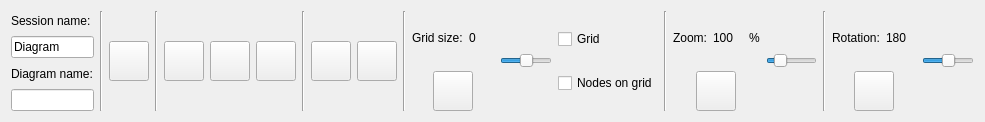
<?xml version="1.0" encoding="UTF-8"?>
<ui version="4.0">
 <class>ToolBar</class>
 <widget class="QWidget" name="ToolBar">
  <property name="geometry">
   <rect>
    <x>0</x>
    <y>0</y>
    <width>985</width>
    <height>122</height>
   </rect>
  </property>
  <property name="windowTitle">
   <string>Form</string>
  </property>
  <layout class="QHBoxLayout" name="horizontalLayout">
   <item>
    <layout class="QVBoxLayout" name="verticalLayout_5">
     <item>
      <widget class="QLabel" name="labelSessionName">
       <property name="text">
        <string>Session name: </string>
       </property>
      </widget>
     </item>
     <item>
      <widget class="QLineEdit" name="lineSessionName">
       <property name="text">
        <string>Diagram</string>
       </property>
      </widget>
     </item>
     <item>
      <widget class="QLabel" name="labelDiagName">
       <property name="text">
        <string>Diagram name:</string>
       </property>
      </widget>
     </item>
     <item>
      <widget class="QLineEdit" name="lineDiagName"/>
     </item>
    </layout>
   </item>
   <item>
    <widget class="Line" name="line_6">
     <property name="orientation">
      <enum>Qt::Vertical</enum>
     </property>
    </widget>
   </item>
   <item>
    <widget class="QPushButton" name="gridButton">
     <property name="minimumSize">
      <size>
       <width>40</width>
       <height>40</height>
      </size>
     </property>
     <property name="maximumSize">
      <size>
       <width>40</width>
       <height>40</height>
      </size>
     </property>
     <property name="toolTip">
      <string>Back to grid view</string>
     </property>
     <property name="text">
      <string/>
     </property>
     <property name="icon">
      <iconset resource="app.qrc">
       <normaloff>:/ressources/images/grid.png</normaloff>:/ressources/images/grid.png</iconset>
     </property>
     <property name="iconSize">
      <size>
       <width>30</width>
       <height>30</height>
      </size>
     </property>
    </widget>
   </item>
   <item>
    <widget class="Line" name="line">
     <property name="orientation">
      <enum>Qt::Vertical</enum>
     </property>
    </widget>
   </item>
   <item>
    <widget class="QPushButton" name="normalButton">
     <property name="minimumSize">
      <size>
       <width>40</width>
       <height>40</height>
      </size>
     </property>
     <property name="maximumSize">
      <size>
       <width>40</width>
       <height>40</height>
      </size>
     </property>
     <property name="text">
      <string/>
     </property>
     <property name="icon">
      <iconset resource="app.qrc">
       <normaloff>:/ressources/images/normal.png</normaloff>:/ressources/images/normal.png</iconset>
     </property>
     <property name="iconSize">
      <size>
       <width>30</width>
       <height>30</height>
      </size>
     </property>
    </widget>
   </item>
   <item>
    <widget class="QPushButton" name="selectButton">
     <property name="minimumSize">
      <size>
       <width>40</width>
       <height>40</height>
      </size>
     </property>
     <property name="maximumSize">
      <size>
       <width>40</width>
       <height>40</height>
      </size>
     </property>
     <property name="toolTip">
      <string>Select mode </string>
     </property>
     <property name="text">
      <string/>
     </property>
     <property name="icon">
      <iconset resource="app.qrc">
       <normaloff>:/ressources/images/select.png</normaloff>:/ressources/images/select.png</iconset>
     </property>
     <property name="iconSize">
      <size>
       <width>30</width>
       <height>30</height>
      </size>
     </property>
    </widget>
   </item>
   <item>
    <widget class="QPushButton" name="addButton">
     <property name="minimumSize">
      <size>
       <width>40</width>
       <height>40</height>
      </size>
     </property>
     <property name="maximumSize">
      <size>
       <width>40</width>
       <height>40</height>
      </size>
     </property>
     <property name="toolTip">
      <string>Insert mode</string>
     </property>
     <property name="text">
      <string/>
     </property>
     <property name="icon">
      <iconset resource="app.qrc">
       <normaloff>:/ressources/images/add.png</normaloff>:/ressources/images/add.png</iconset>
     </property>
     <property name="iconSize">
      <size>
       <width>30</width>
       <height>30</height>
      </size>
     </property>
     <property name="checkable">
      <bool>false</bool>
     </property>
    </widget>
   </item>
   <item>
    <widget class="Line" name="line_5">
     <property name="orientation">
      <enum>Qt::Vertical</enum>
     </property>
    </widget>
   </item>
   <item>
    <widget class="QPushButton" name="centerButton">
     <property name="minimumSize">
      <size>
       <width>40</width>
       <height>40</height>
      </size>
     </property>
     <property name="maximumSize">
      <size>
       <width>40</width>
       <height>40</height>
      </size>
     </property>
     <property name="toolTip">
      <string>Center diagram</string>
     </property>
     <property name="text">
      <string/>
     </property>
     <property name="icon">
      <iconset resource="app.qrc">
       <normaloff>:/ressources/images/center_icon.png</normaloff>:/ressources/images/center_icon.png</iconset>
     </property>
     <property name="iconSize">
      <size>
       <width>35</width>
       <height>35</height>
      </size>
     </property>
    </widget>
   </item>
   <item>
    <widget class="QPushButton" name="removeButton">
     <property name="minimumSize">
      <size>
       <width>40</width>
       <height>40</height>
      </size>
     </property>
     <property name="maximumSize">
      <size>
       <width>40</width>
       <height>40</height>
      </size>
     </property>
     <property name="toolTip">
      <string>Delete selection</string>
     </property>
     <property name="text">
      <string/>
     </property>
     <property name="icon">
      <iconset resource="app.qrc">
       <normaloff>:/ressources/images/trash.png</normaloff>:/ressources/images/trash.png</iconset>
     </property>
     <property name="iconSize">
      <size>
       <width>30</width>
       <height>30</height>
      </size>
     </property>
    </widget>
   </item>
   <item>
    <widget class="Line" name="line_3">
     <property name="orientation">
      <enum>Qt::Vertical</enum>
     </property>
    </widget>
   </item>
   <item>
    <layout class="QVBoxLayout" name="verticalLayout_2">
     <item>
      <layout class="QHBoxLayout" name="horizontalLayout_2">
       <item>
        <widget class="QLabel" name="gridLabel">
         <property name="text">
          <string>Grid size:</string>
         </property>
        </widget>
       </item>
       <item>
        <widget class="QLabel" name="gridValueLabel">
         <property name="minimumSize">
          <size>
           <width>25</width>
           <height>0</height>
          </size>
         </property>
         <property name="maximumSize">
          <size>
           <width>25</width>
           <height>16777215</height>
          </size>
         </property>
         <property name="text">
          <string>0</string>
         </property>
        </widget>
       </item>
      </layout>
     </item>
     <item>
      <layout class="QHBoxLayout" name="horizontalLayout_3">
       <item>
        <widget class="QPushButton" name="gridResetButton">
         <property name="minimumSize">
          <size>
           <width>40</width>
           <height>40</height>
          </size>
         </property>
         <property name="maximumSize">
          <size>
           <width>40</width>
           <height>40</height>
          </size>
         </property>
         <property name="text">
          <string/>
         </property>
         <property name="icon">
          <iconset resource="app.qrc">
           <normaloff>:/ressources/images/reset.png</normaloff>:/ressources/images/reset.png</iconset>
         </property>
         <property name="iconSize">
          <size>
           <width>30</width>
           <height>30</height>
          </size>
         </property>
        </widget>
       </item>
      </layout>
     </item>
    </layout>
   </item>
   <item>
    <widget class="QSlider" name="gridSlider">
     <property name="minimum">
      <number>-5</number>
     </property>
     <property name="maximum">
      <number>5</number>
     </property>
     <property name="pageStep">
      <number>1</number>
     </property>
     <property name="value">
      <number>0</number>
     </property>
     <property name="orientation">
      <enum>Qt::Horizontal</enum>
     </property>
    </widget>
   </item>
   <item>
    <layout class="QVBoxLayout" name="verticalLayout">
     <item>
      <widget class="QCheckBox" name="checkGrid">
       <property name="text">
        <string>Grid</string>
       </property>
       <property name="tristate">
        <bool>false</bool>
       </property>
      </widget>
     </item>
     <item>
      <widget class="QCheckBox" name="checkNodesOnGrid">
       <property name="text">
        <string>Nodes on grid</string>
       </property>
      </widget>
     </item>
    </layout>
   </item>
   <item>
    <widget class="Line" name="line_2">
     <property name="orientation">
      <enum>Qt::Vertical</enum>
     </property>
    </widget>
   </item>
   <item>
    <layout class="QVBoxLayout" name="verticalLayout_3">
     <item>
      <layout class="QHBoxLayout" name="horizontalLayout_4">
       <item>
        <widget class="QLabel" name="zoomLabel">
         <property name="text">
          <string>Zoom:</string>
         </property>
        </widget>
       </item>
       <item>
        <widget class="QLabel" name="zoomValueLabel">
         <property name="minimumSize">
          <size>
           <width>30</width>
           <height>0</height>
          </size>
         </property>
         <property name="maximumSize">
          <size>
           <width>30</width>
           <height>16777215</height>
          </size>
         </property>
         <property name="text">
          <string>100</string>
         </property>
        </widget>
       </item>
       <item>
        <widget class="QLabel" name="zoomPercentLabel">
         <property name="text">
          <string>%</string>
         </property>
        </widget>
       </item>
      </layout>
     </item>
     <item>
      <layout class="QHBoxLayout" name="horizontalLayout_5">
       <item>
        <widget class="QPushButton" name="zoomResetButton">
         <property name="minimumSize">
          <size>
           <width>40</width>
           <height>40</height>
          </size>
         </property>
         <property name="maximumSize">
          <size>
           <width>40</width>
           <height>40</height>
          </size>
         </property>
         <property name="text">
          <string/>
         </property>
         <property name="icon">
          <iconset resource="app.qrc">
           <normaloff>:/ressources/images/reset.png</normaloff>:/ressources/images/reset.png</iconset>
         </property>
         <property name="iconSize">
          <size>
           <width>30</width>
           <height>30</height>
          </size>
         </property>
        </widget>
       </item>
      </layout>
     </item>
    </layout>
   </item>
   <item>
    <widget class="QSlider" name="zoomSlider">
     <property name="minimum">
      <number>10</number>
     </property>
     <property name="maximum">
      <number>500</number>
     </property>
     <property name="singleStep">
      <number>10</number>
     </property>
     <property name="pageStep">
      <number>100</number>
     </property>
     <property name="value">
      <number>100</number>
     </property>
     <property name="tracking">
      <bool>true</bool>
     </property>
     <property name="orientation">
      <enum>Qt::Horizontal</enum>
     </property>
    </widget>
   </item>
   <item>
    <widget class="Line" name="line_4">
     <property name="orientation">
      <enum>Qt::Vertical</enum>
     </property>
    </widget>
   </item>
   <item>
    <layout class="QVBoxLayout" name="verticalLayout_4">
     <item>
      <layout class="QHBoxLayout" name="horizontalLayout_8">
       <item>
        <widget class="QLabel" name="rotationLabel">
         <property name="text">
          <string>Rotation:</string>
         </property>
        </widget>
       </item>
       <item>
        <widget class="QLabel" name="rotationValueLabel">
         <property name="minimumSize">
          <size>
           <width>30</width>
           <height>0</height>
          </size>
         </property>
         <property name="maximumSize">
          <size>
           <width>30</width>
           <height>16777215</height>
          </size>
         </property>
         <property name="text">
          <string>180</string>
         </property>
        </widget>
       </item>
      </layout>
     </item>
     <item>
      <layout class="QHBoxLayout" name="horizontalLayout_7">
       <item>
        <widget class="QPushButton" name="rotationResetButton">
         <property name="minimumSize">
          <size>
           <width>40</width>
           <height>40</height>
          </size>
         </property>
         <property name="maximumSize">
          <size>
           <width>40</width>
           <height>40</height>
          </size>
         </property>
         <property name="text">
          <string/>
         </property>
         <property name="icon">
          <iconset resource="app.qrc">
           <normaloff>:/ressources/images/reset.png</normaloff>:/ressources/images/reset.png</iconset>
         </property>
         <property name="iconSize">
          <size>
           <width>30</width>
           <height>30</height>
          </size>
         </property>
        </widget>
       </item>
      </layout>
     </item>
    </layout>
   </item>
   <item>
    <widget class="QSlider" name="rotationSlider">
     <property name="maximum">
      <number>359</number>
     </property>
     <property name="value">
      <number>180</number>
     </property>
     <property name="orientation">
      <enum>Qt::Horizontal</enum>
     </property>
    </widget>
   </item>
  </layout>
 </widget>
 <resources>
  <include location="app.qrc"/>
 </resources>
 <connections>
  <connection>
   <sender>gridSlider</sender>
   <signal>valueChanged(int)</signal>
   <receiver>gridValueLabel</receiver>
   <slot>setNum(int)</slot>
   <hints>
    <hint type="sourcelabel">
     <x>475</x>
     <y>42</y>
    </hint>
    <hint type="destinationlabel">
     <x>404</x>
     <y>62</y>
    </hint>
   </hints>
  </connection>
  <connection>
   <sender>zoomSlider</sender>
   <signal>valueChanged(int)</signal>
   <receiver>zoomValueLabel</receiver>
   <slot>setNum(int)</slot>
   <hints>
    <hint type="sourcelabel">
     <x>789</x>
     <y>42</y>
    </hint>
    <hint type="destinationlabel">
     <x>698</x>
     <y>62</y>
    </hint>
   </hints>
  </connection>
  <connection>
   <sender>checkGrid</sender>
   <signal>toggled(bool)</signal>
   <receiver>checkNodesOnGrid</receiver>
   <slot>setChecked(bool)</slot>
   <hints>
    <hint type="sourcelabel">
     <x>557</x>
     <y>25</y>
    </hint>
    <hint type="destinationlabel">
     <x>557</x>
     <y>50</y>
    </hint>
   </hints>
  </connection>
  <connection>
   <sender>rotationSlider</sender>
   <signal>valueChanged(int)</signal>
   <receiver>rotationValueLabel</receiver>
   <slot>setNum(int)</slot>
   <hints>
    <hint type="sourcelabel">
     <x>932</x>
     <y>41</y>
    </hint>
    <hint type="destinationlabel">
     <x>888</x>
     <y>50</y>
    </hint>
   </hints>
  </connection>
 </connections>
</ui>
